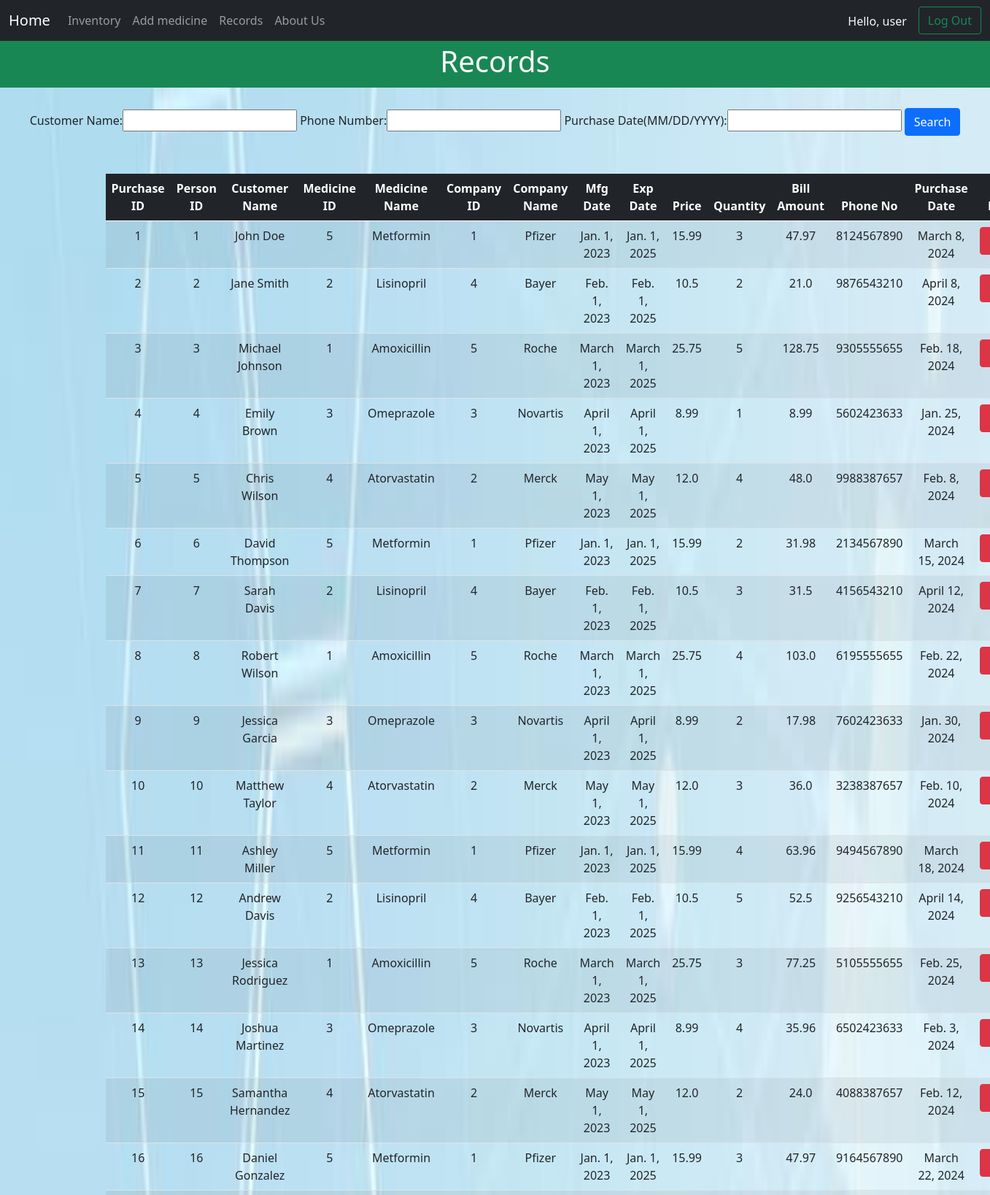
The page /records/ (signed in, upper part) on the database its author committed.
### store/models.py (models this page shows, shortened)
class Sold(models.Model):
    Company_name = models.CharField(max_length=30)
    Medicine_Name = models.CharField(max_length=50)
    Manufacturing_date = models.DateField("Mfg Date (MM/DD/YYYY)")
    Expiry_date = models.DateField("Exp Date (MM/DD/YYYY)")
    Price = models.FloatField()
    Customer_name = models.CharField(max_length=30)
    Phone_number = models.IntegerField()
    Quantity = models.IntegerField()
    Bill_amount = models.FloatField()
    Purchase_date = models.DateField("Purchase Date (MM/DD/YYYY)")
    Purchase_ID = models.AutoField(primary_key=True)
    Person_ID = models.IntegerField()
    Company_ID = models.IntegerField(default=0)
    Medicine_ID = models.IntegerField(default=0)

### store/views.py (the view)
# urls.py: path("records/", views.records, name="Records"),
@login_required(login_url='Login')
def records(request):
    tdata = Sold.objects.all()
    myFilter = SoldFilter(request.GET, queryset=tdata)
    tdata = myFilter.qs
    return render(request, 'store/records.html', {"messages": tdata, "myFilter": myFilter})

### store/templates/store/records.html (shortened to what this page needs)
{% extends 'store/base.html' %}
{% block body %}
<div class="container-fluid bg-success text-light py-1 text-center">
    <h1>Records</h1>
</div>
<div class="container-fluid text-center py-4" style="margin: auto;">
    <form action="" method="GET" >
        {{ myFilter.form }}
        <button class="btn btn-primary my-1" type="submit">Search</button>
    </form>
</div>
<div class="container row text-center py-4" style="margin: auto;">
    <div class="col-md-12">
        <table class="table table-striped table-hover">
            <thead class="table-dark">
                <th>Purchase ID</th>
                <th>Person ID</th>
                <th>Customer Name</th>
                <th>Medicine ID</th>
                <th>Medicine Name</th>
                <th>Company ID</th>
                <th>Company Name</th>
                <th>Mfg Date</th>
                <th>Exp Date</th>
                <th>Price</th>
                <th>Quantity</th>
                <th>Bill Amount</th>
                <th>Phone No</th>
                <th>Purchase Date</th>
                <th>Delete</th>
            </thead>
            <tbody>
                {% for i in messages %}
                    <tr>
                        <td>{{i.Purchase_ID}}</td>
                        <td>{{i.Person_ID}}</td>
                        <td>{{i.Customer_name}}</td>
                        <td>{{i.Medicine_ID}}</td>
                        <td>{{i.Medicine_Name}}</td>
                        <td>{{i.Company_ID}}</td>
                        <td>{{i.Company_name}}</td>
                        <td>{{i.Manufacturing_date}}</td>
                        <td>{{i.Expiry_date}}</td>
                        <td>{{i.Price}}</td>
                        <td>{{i.Quantity}}</td>
                        <td>{{i.Bill_amount}}</td>
                        <td>{{i.Phone_number}}</td>
                        <td>{{i.Purchase_date}}</td>
                        <td><a href="{% url 'DeleteRec' i.Purchase_ID %}" class="btn btn-danger">Delete</a></td>
                    </tr>
                {% endfor %}
            </tbody>
        </table>
    </div>
</div>
{% endblock %}

### store/templates/store/base.html (shortened to what this page needs)
<!doctype html>
<html lang="en">
<head>
    <link href="https://cdn.jsdelivr.net/npm/bootstrap@5.0.0-beta3/dist/css/bootstrap.min.css" rel="stylesheet"
>
</head>
<body>
    <nav class="navbar navbar-expand-lg navbar-dark bg-dark">
        <div class="container-fluid">
            <a class="navbar-brand" href="{% url 'StoreHome' %}">Home</a>
            <div class="collapse navbar-collapse" id="navbarSupportedContent">
                <ul class="navbar-nav me-auto mb-2 mb-lg-0">
                    <li class="nav-item">
                        <a class="nav-link"  href="{% url 'Inventory' %}">Inventory</a>
                    </li>
                    <li class="nav-item">
                        <a class="nav-link" href="{% url 'AddMedicine' %}">Add medicine</a>
                    </li>
                    <li class="nav-item">
                        <a class="nav-link" href="{% url 'Records' %}">Records</a>
                    </li>
                    <li class="nav-item">
                        <a class="nav-link" href="{% url 'AboutUs' %}">About Us</a>
                    </li>
                </ul>
                <form class="d-flex">
                    <span class="text-light font-weight-bold mt-2 mx-3">Hello, {{request.user}}</span>
                    <a class="btn btn-outline-success" href="{% url 'Logout' %}" role="button">Log Out</a>
                </form>
            </div>
        </div>
    </nav>
    {% block body %} {% endblock %}
</body>
</html>

### store/templates/store/records.html (style rules this page uses)
body { background-image: url('/static/store/bg2.jpg'); background-size: 100% 100%; background-repeat: no-repeat; background-attachment: fixed; }

### rows shown on the page
Sold: Purchase_ID "1", Person_ID "1", Customer_name "John Doe", Medicine_ID "5", Medicine_Name "Metformin", Company_ID "1", Company_name "Pfizer", Manufacturing_date "Jan. 1, 2023", Expiry_date "Jan. 1, 2025", Price "15.99", Quantity "3", Bill_amount "47.97", Phone_number "8124567890", Purchase_date "March 8, 2024"
Sold: Purchase_ID "2", Person_ID "2", Customer_name "Jane Smith", Medicine_ID "2", Medicine_Name "Lisinopril", Company_ID "4", Company_name "Bayer", Manufacturing_date "Feb. 1, 2023", Expiry_date "Feb. 1, 2025", Price "10.5", Quantity "2", Bill_amount "21.0", Phone_number "9876543210", Purchase_date "April 8, 2024"
Sold: Purchase_ID "3", Person_ID "3", Customer_name "Michael Johnson", Medicine_ID "1", Medicine_Name "Amoxicillin", Company_ID "5", Company_name "Roche", Manufacturing_date "March 1, 2023", Expiry_date "March 1, 2025", Price "25.75", Quantity "5", Bill_amount "128.75", Phone_number "9305555655", Purchase_date "Feb. 18, 2024"
Sold: Purchase_ID "4", Person_ID "4", Customer_name "Emily Brown", Medicine_ID "3", Medicine_Name "Omeprazole", Company_ID "3", Company_name "Novartis", Manufacturing_date "April 1, 2023", Expiry_date "April 1, 2025", Price "8.99", Quantity "1", Bill_amount "8.99", Phone_number "5602423633", Purchase_date "Jan. 25, 2024"
Sold: Purchase_ID "5", Person_ID "5", Customer_name "Chris Wilson", Medicine_ID "4", Medicine_Name "Atorvastatin", Company_ID "2", Company_name "Merck", Manufacturing_date "May 1, 2023", Expiry_date "May 1, 2025", Price "12.0", Quantity "4", Bill_amount "48.0", Phone_number "9988387657", Purchase_date "Feb. 8, 2024"
Sold: Purchase_ID "6", Person_ID "6", Customer_name "David Thompson", Medicine_ID "5", Medicine_Name "Metformin", Company_ID "1", Company_name "Pfizer", Manufacturing_date "Jan. 1, 2023", Expiry_date "Jan. 1, 2025", Price "15.99", Quantity "2", Bill_amount "31.98", Phone_number "2134567890", Purchase_date "March 15, 2024"
Sold: Purchase_ID "7", Person_ID "7", Customer_name "Sarah Davis", Medicine_ID "2", Medicine_Name "Lisinopril", Company_ID "4", Company_name "Bayer", Manufacturing_date "Feb. 1, 2023", Expiry_date "Feb. 1, 2025", Price "10.5", Quantity "3", Bill_amount "31.5", Phone_number "4156543210", Purchase_date "April 12, 2024"
Sold: Purchase_ID "8", Person_ID "8", Customer_name "Robert Wilson", Medicine_ID "1", Medicine_Name "Amoxicillin", Company_ID "5", Company_name "Roche", Manufacturing_date "March 1, 2023", Expiry_date "March 1, 2025", Price "25.75", Quantity "4", Bill_amount "103.0", Phone_number "6195555655", Purchase_date "Feb. 22, 2024"
Sold: Purchase_ID "9", Person_ID "9", Customer_name "Jessica Garcia", Medicine_ID "3", Medicine_Name "Omeprazole", Company_ID "3", Company_name "Novartis", Manufacturing_date "April 1, 2023", Expiry_date "April 1, 2025", Price "8.99", Quantity "2", Bill_amount "17.98", Phone_number "7602423633", Purchase_date "Jan. 30, 2024"
Sold: Purchase_ID "10", Person_ID "10", Customer_name "Matthew Taylor", Medicine_ID "4", Medicine_Name "Atorvastatin", Company_ID "2", Company_name "Merck", Manufacturing_date "May 1, 2023", Expiry_date "May 1, 2025", Price "12.0", Quantity "3", Bill_amount "36.0", Phone_number "3238387657", Purchase_date "Feb. 10, 2024"
Sold: Purchase_ID "11", Person_ID "11", Customer_name "Ashley Miller", Medicine_ID "5", Medicine_Name "Metformin", Company_ID "1", Company_name "Pfizer", Manufacturing_date "Jan. 1, 2023", Expiry_date "Jan. 1, 2025", Price "15.99", Quantity "4", Bill_amount "63.96", Phone_number "9494567890", Purchase_date "March 18, 2024"
Sold: Purchase_ID "12", Person_ID "12", Customer_name "Andrew Davis", Medicine_ID "2", Medicine_Name "Lisinopril", Company_ID "4", Company_name "Bayer", Manufacturing_date "Feb. 1, 2023", Expiry_date "Feb. 1, 2025", Price "10.5", Quantity "5", Bill_amount "52.5", Phone_number "9256543210", Purchase_date "April 14, 2024"
Sold: Purchase_ID "13", Person_ID "13", Customer_name "Jessica Rodriguez", Medicine_ID "1", Medicine_Name "Amoxicillin", Company_ID "5", Company_name "Roche", Manufacturing_date "March 1, 2023", Expiry_date "March 1, 2025", Price "25.75", Quantity "3", Bill_amount "77.25", Phone_number "5105555655", Purchase_date "Feb. 25, 2024"
Sold: Purchase_ID "14", Person_ID "14", Customer_name "Joshua Martinez", Medicine_ID "3", Medicine_Name "Omeprazole", Company_ID "3", Company_name "Novartis", Manufacturing_date "April 1, 2023", Expiry_date "April 1, 2025", Price "8.99", Quantity "4", Bill_amount "35.96", Phone_number "6502423633", Purchase_date "Feb. 3, 2024"
Sold: Purchase_ID "15", Person_ID "15", Customer_name "Samantha Hernandez", Medicine_ID "4", Medicine_Name "Atorvastatin", Company_ID "2", Company_name "Merck", Manufacturing_date "May 1, 2023", Expiry_date "May 1, 2025", Price "12.0", Quantity "2", Bill_amount "24.0", Phone_number "4088387657", Purchase_date "Feb. 12, 2024"
Sold: Purchase_ID "16", Person_ID "16", Customer_name "Daniel Gonzalez", Medicine_ID "5", Medicine_Name "Metformin", Company_ID "1", Company_name "Pfizer", Manufacturing_date "Jan. 1, 2023", Expiry_date "Jan. 1, 2025", Price "15.99", Quantity "3", Bill_amount "47.97", Phone_number "9164567890", Purchase_date "March 22, 2024"

### other values the page prints
{{ request.user }} "user"
